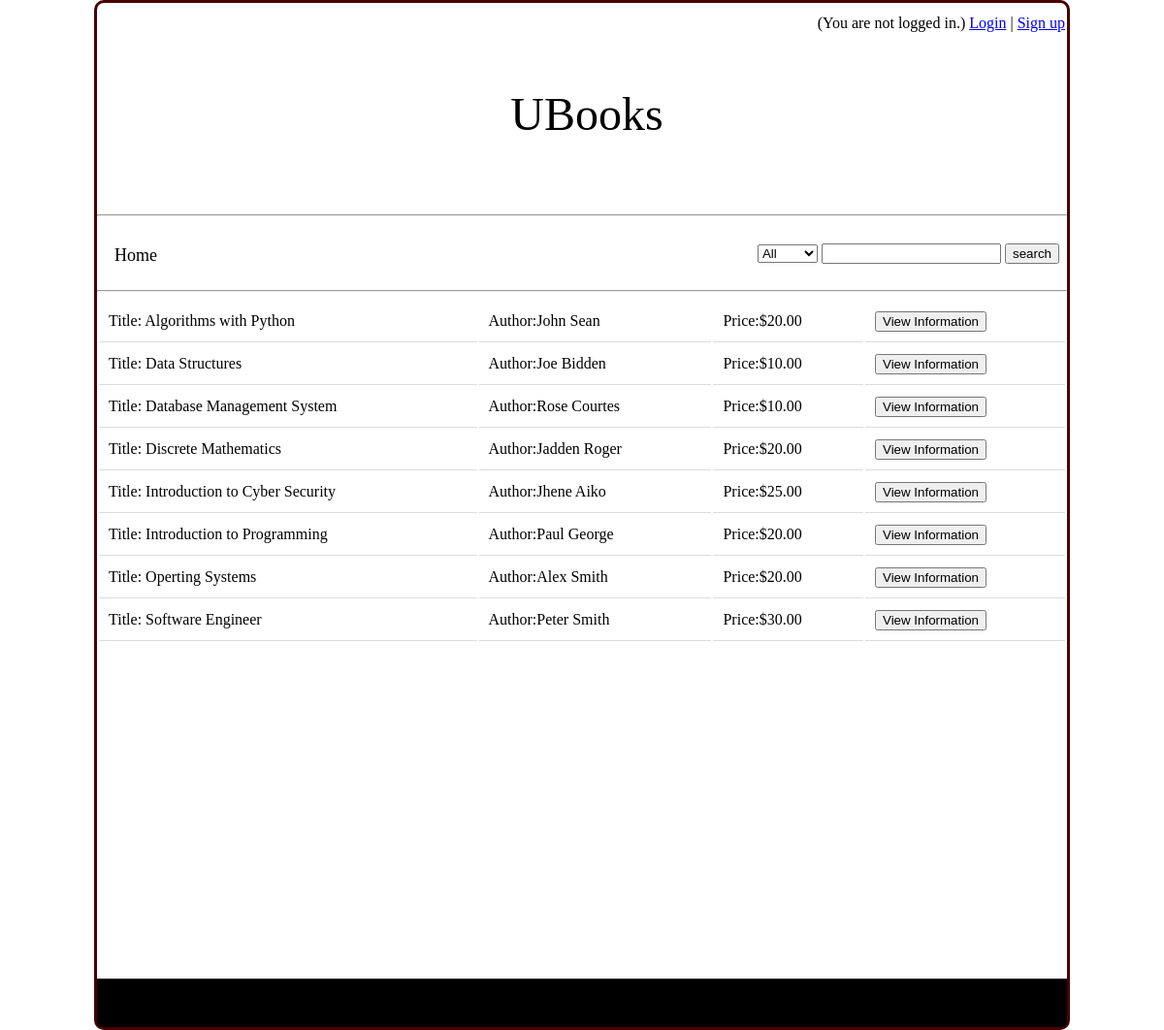
The page / on the database its author committed.
### tables this page shows
create table Products(
	product_ID varchar(5) not null,
	user_ID varchar(5) not null,
	isbn_10 varchar(10) not null,
	price float(5,2) not null,
	pay_method char(30) not null,
	delivery_method char(30) not null,
	
	primary key (product_ID),
	foreign key (user_ID) references Users(user_ID),
	foreign key (isbn_10) references Books(isbn_10)
);

create table Books(
	isbn_10 varchar(10) not null,
	title char(30) not null,
    	author char(30),
    	publish_date date,
	edition int(2),
	subject char(15),
	
	primary key (isbn_10)
);

### PHP/search_functions.php (the view, shortened to what this page needs)
<?php
	function viewAll(){
		$mysqli = new mysqli(DB_HOST, DB_USERNAME, DB_PASSWORD, DB_DATABASE);
		 $sql ="SELECT title, author, min(price) as price, product_ID  FROM products natural join books
				WHERE product_ID not in (select product_ID from orders)
				group by isbn_10
				order by title asc";
		$result = $mysqli->query($sql);
		if ($result->num_rows > 0) {
			echo '<table id="book_list2">';
			while($row = $result->fetch_assoc()) {
				$title= $row["title"];
				$author= $row["author"];
				$price= $row["price"];
				$pro_ID = $row["product_ID"];
				echo'	<tr>';
				echo'		<td>Title: '.$title.'</td>';
				echo'		<td>Author:'.$author.'</td>';
				echo'		<td>Price:$'.$price.'</td>';
				echo'		<td>					   ';
				echo'			<form action="book_information.php?p_id='.$pro_ID.'" method="post">';
				echo'				<button name="product_ID" type="submit" value="'.$pro_ID.'">View Information</button>';
				echo'			</form>';
				echo'		</td>					   ';
				echo'	</tr>';
			}
			echo'</table>';
		} else {
			echo "<p>0 results</p>";
		}
	}
?>

### index.php (shortened to what this page needs)
<!DOCTYPE >
<html>
<?php require_once('PHP/search_functions.php');?>
<link rel="stylesheet" href="style/index_style.css"/>
<body>
	<div class="main_wrapper">
		<div class="header">
			<div class="Account_header">
			<?php if (!empty($old_user)){echo '(Logged out.) ';}else{ echo '(You are not logged in.) '; }?>
			<a href="loginPage.php" >Login</a> | <a href="signUp_Page.php" >Sign up</a>
			</div>
			<h1 id="title">UBooks</h1>
		</div>
		<hr>
			<div class="menu_bar">
				<ul id="menu">
					<li><a href="index.php">Home</a></li>
				</ul>
				<div id="form">
					<form action="search_Index.php" method="post">
						<select name="searchtype">
							<option value="showAll">All</option>
						</select>
						<input name="searchterm" type="text">
						<input type="submit" value="search">
				</form>
				</div>
			</div>
		<hr>
		<div class="content_wrapper">
			<div id="content_area">
				<?php viewAll();?>
			</div>
		</div>
		<div id="footer"> </div>
	</div>
</body>
</html>

### style/index_style.css (style rules this page uses)
html, body, div, span, applet, object, iframe, h1, h2, h3, h4, h5, h6, p, blockquote, pre, a, abbr, acronym, address, big, cite, code, html, body, div, span, applet, object, iframe, h1, h2, h3, h4, h5, h6, p, blockquote, pre, a, abbr, acronym, address, big, cite, code, del, dfn, em, img, ins, kbd, q, s, samp, small, strike, strong, sub, sup, tt, var, b, u, i, center, dl, dt, dd, ol, ul, li, fieldset, form, label, legend, table, caption, tbody, tfoot, thead, tr, th, td, article, aside, canvas, details, embed, figure, figcaption, footer, header, hgroup, menu, nav, output, ruby, section, summary, time, mark, audio, video { margin: 0; padding: 0; border: 0; font-size: 100%; font: inherit; vertical-align: baseline; }
.main_wrapper { width:1000px; height:auto; margin:auto; border-radius: 10px; border:3px solid #480000; }
.header { width:1000px; height:200px; margin:auto; text-align:center; padding:5px; }
#title { padding-top:50px; }
.Account_header { text-align:right; padding:7px; }
.menu_bar { width:1000px; height:50px; padding-top:10px; }
#menu { padding:5px; margin:0; line-height:35px; float:left; }
#menu li { list-style:none; display:inline; }
#menu a { text-decoration:none; color:black; padding:8px; margin:5px; font-size:18px; }
.content_wrapper { width:1000px; height:700px; margin:auto; }
#content_area { width:1000px; }
#book_list2 { width:100%; }
#book_list2 td { text-align:left; padding:10px; border-bottom: 1px solid #ddd; }
#form { float:right; padding-right:8px; line-height:40px; }
#footer { width:1000px; height:50px; margin:auto; background:black; color:white; clear:both; text-align:center; border-bottom-right-radius: 5px; border-bottom-left-radius: 5px; }
h1 { font-size:300%; }

### rows shown on the page
products: isbn_10.title "Algorithms with Python", isbn_10.author "John Sean", price "20.00", $pro_ID 39234 (drawn)
products: isbn_10.title "Data Structures", isbn_10.author "Joe Bidden", price "10.00", $pro_ID 33234 (drawn)
products: isbn_10.title "Database Management System", isbn_10.author "Rose Courtes", price "10.00", $pro_ID 31334 (drawn)
products: isbn_10.title "Discrete Mathematics", isbn_10.author "Jadden Roger", price "20.00", $pro_ID 32734 (drawn)
products: isbn_10.title "Introduction to Cyber Security", isbn_10.author "Jhene Aiko", price "25.00", $pro_ID 31434 (drawn)
products: isbn_10.title "Introduction to Programming", isbn_10.author "Paul George", price "20.00", $pro_ID 31634 (drawn)
products: isbn_10.title "Operting Systems", isbn_10.author "Alex Smith", price "20.00", $pro_ID 35204 (drawn)
products: isbn_10.title "Software Engineer", isbn_10.author "Peter Smith", price "30.00", $pro_ID 36214 (drawn)
